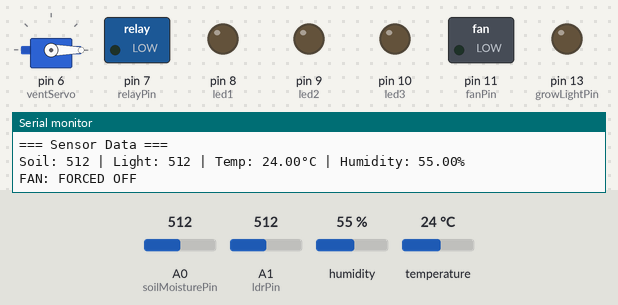
The sketch below on a simulated Arduino Uno, built with avr-gcc and run on an emulated ATmega328P. Parts: servo, switched loads named in the sketch (green lamp = pin HIGH), output pins drawn as LEDs (lit = HIGH), the last lines printed to the serial monitor. The inputs (shaded band) are chosen by the test bench; at power-on: humidity 55 %, A0 (soilMoisturePin) = 512, A1 (ldrPin) = 512, temperature 24 °C.

Above: at 2.8 s.
2.9 s: humidity set to 74 %
5.7 s: humidity set to 77 %
At 7.2 s:
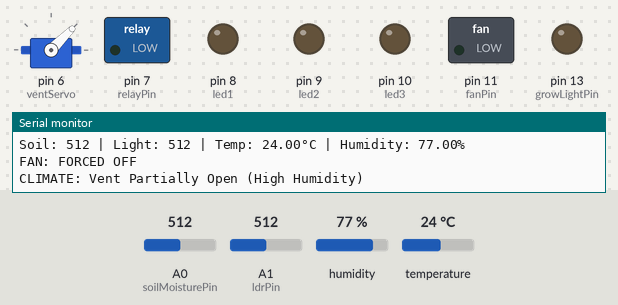
8.5 s: A0 (soilMoisturePin) set to 487
At 11.6 s:
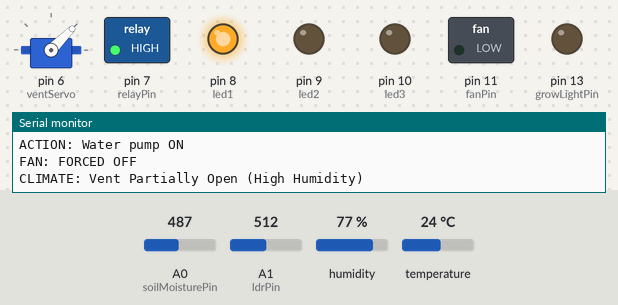
11.9 s: A1 (ldrPin) set to 216
14.7 s: A1 (ldrPin) set to 185
At 17.8 s:
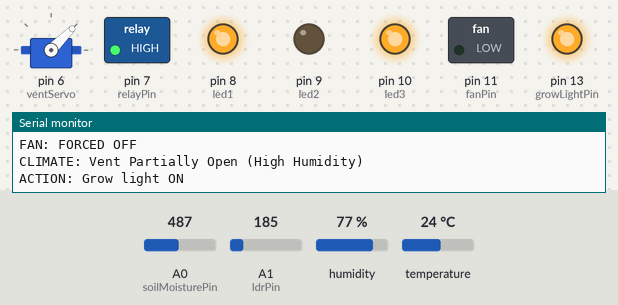
18.4 s: temperature set to 33 °C
At 20.1 s:
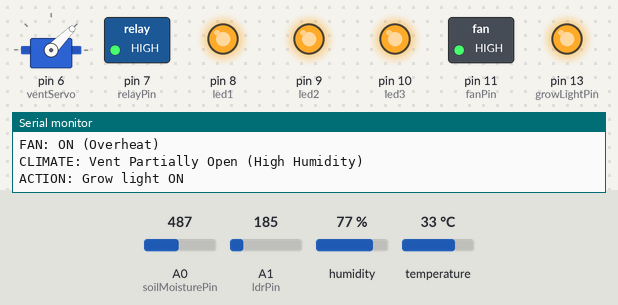
Timing chart, 0 to 22.2 s (numbered marks = the images above; inputs shaded):
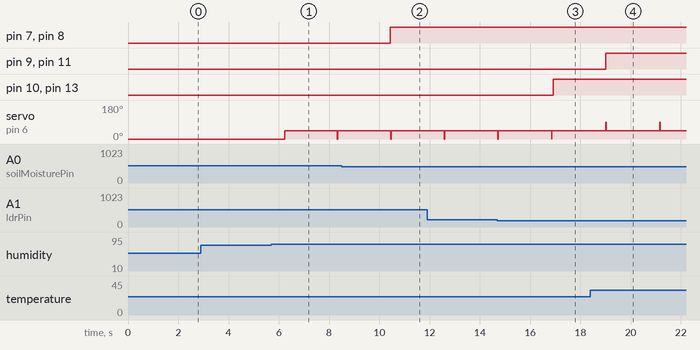

Measured:
- the behaviour switches between 75 and 76 % on humidity (found by bisection; images 0 and 1)
- the behaviour switches between 500 and 499 on A0 (soilMoisturePin) (found by bisection; images 1 and 2)
- the behaviour switches between 200 and 199 on A1 (ldrPin) (found by bisection; images 2 and 3)
- after the input at 5.7 s, servo on pin 6 (ventServo): 0° → 45° after 0.54 s
- after the input at 8.5 s, pin 7 (relayPin), pin 8 (led1): LOW → HIGH after 1.9 s
- after the input at 14.7 s, pin 10 (led3), pin 13 (growLightPin): LOW → HIGH after 2.2 s
- after the input at 18.4 s, pin 9 (led2), pin 11 (fanPin): LOW → HIGH after 0.61 s

The sketch:

sketch_apr14a.ino
```cpp
#include <DHT.h>
#include <Servo.h>

// Sensor Pins
#define DHTPIN 2
#define DHTTYPE DHT11
const int soilMoisturePin = A0;  // POT-HG in Proteus
const int ldrPin = A1;           // LDR in Proteus

// Actuator Pins
const int relayPin = 7;     // Irrigation relay
const int led1 = 8;         // Motor status (LED-RED)
const int led2 = 9;         // Temp alert (LED-YELLOW)
const int led3 = 10;        // Light alert (LED-GREEN)
const int fanPin = 11;      // DC Fan (MOTOR-DC)
const int growLightPin = 13; // Grow light (LED-RGB)

DHT dht(DHTPIN, DHTTYPE);
Servo ventServo;

void setup() {
  Serial.begin(9600);
  dht.begin();
  ventServo.attach(6);  // SERVO-MOTOR in Proteus

  // Initialize all pins
  pinMode(relayPin, OUTPUT);
  pinMode(led1, OUTPUT);
  pinMode(led2, OUTPUT);
  pinMode(led3, OUTPUT);
  pinMode(fanPin, OUTPUT);
  pinMode(growLightPin, OUTPUT);

  // Default states
  digitalWrite(relayPin, LOW);
  digitalWrite(led1, LOW);
  digitalWrite(led2, LOW);
  digitalWrite(led3, LOW);
  digitalWrite(fanPin, LOW);
  digitalWrite(growLightPin, LOW);
  ventServo.write(0); // Vent closed

  Serial.println("Smart Farm System Ready");
}

void loop() {
  // Read sensors
  int soilMoisture = analogRead(soilMoisturePin);
  int ldrValue = analogRead(ldrPin);
  float humidity = dht.readHumidity();
  float temperature = dht.readTemperature();

  // Print sensor data
  Serial.println("\n=== Sensor Data ===");
  Serial.print("Soil: "); Serial.print(soilMoisture);
  Serial.print(" | Light: "); Serial.print(ldrValue);
  if (!isnan(temperature) && !isnan(humidity)) {
    Serial.print(" | Temp: "); Serial.print(temperature); Serial.print("°C");
    Serial.print(" | Humidity: "); Serial.print(humidity); Serial.println("%");
  }

  // Control actuators
  controlIrrigation(soilMoisture);
  controlClimate(temperature, humidity);
  controlLighting(ldrValue);  // Now using single-parameter version

  delay(2000);
}

void controlIrrigation(int moisture) {
  if (moisture < 500) {  // Dry soil threshold
    digitalWrite(relayPin, HIGH);
    digitalWrite(led1, HIGH);
    Serial.println("ACTION: Water pump ON");
  } else {
    digitalWrite(relayPin, LOW);
    digitalWrite(led1, LOW);
  }
}

void controlClimate(float temp, float hum) {
  // EMERGENCY FIX - Force fan OFF when temp drops
  static unsigned long lastOnTime = 0;

  if (temp > 30.0) {
    digitalWrite(fanPin, HIGH);
    digitalWrite(led2, HIGH);
    ventServo.write(90);
    lastOnTime = millis();
    Serial.println("FAN: ON (Overheat)");
  }
  else if (temp < 28.0 || (millis() - lastOnTime > 10000)) {
    // Force OFF if temp <28°C OR fan was on >10sec
    digitalWrite(fanPin, LOW);
    digitalWrite(led2, LOW);
    ventServo.write(0);
    Serial.println("FAN: FORCED OFF");
  }


  // Additional humidity control (optional)
  if (hum > 75) {  // High humidity
    ventServo.write(45);  // Partially open vent
    Serial.println("CLIMATE: Vent Partially Open (High Humidity)");
  }
}

// Simplified single-parameter version
void controlLighting(int light) {
  if (light < 200) {  // Low light
    digitalWrite(growLightPin, HIGH);
    digitalWrite(led3, HIGH);
    Serial.println("ACTION: Grow light ON");
  } else {
    digitalWrite(growLightPin, LOW);
    digitalWrite(led3, LOW);
  }
}
```
